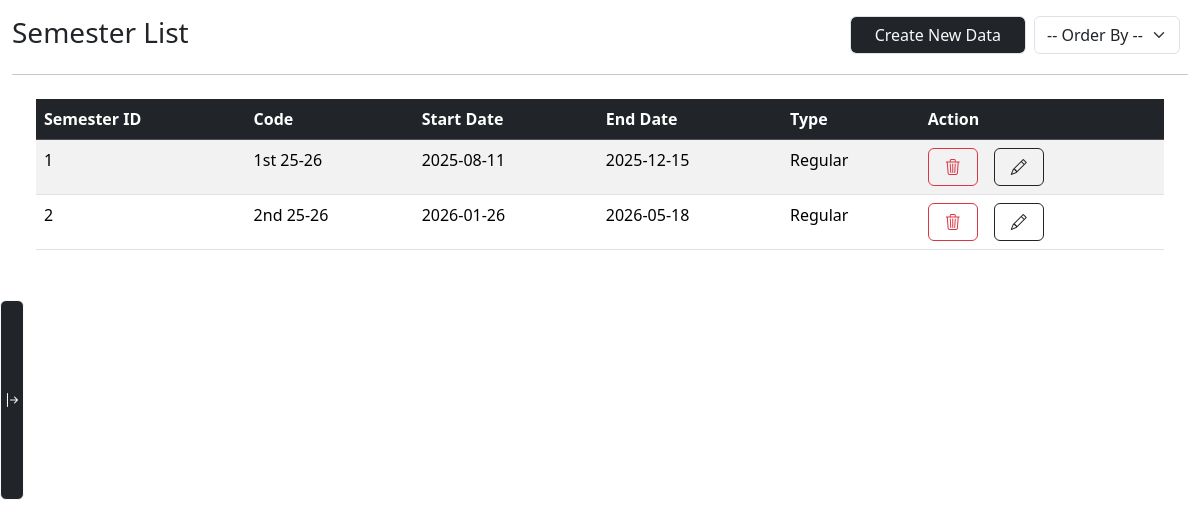
Page /admin/semester.php (signed in) on the committed database.
### tables this page shows
CREATE TABLE `semesters` (
  `semester_id` tinyint(4) UNSIGNED NOT NULL,
  `code` varchar(10) DEFAULT NULL,
  `start_date` date DEFAULT NULL,
  `end_date` date DEFAULT NULL,
  `type` varchar(50) NOT NULL
);

### admin/semester.php (the view, shortened to what this page needs)
<?PHP
require("../conn.php");
$sql = "SELECT * FROM semesters";
$result = $conn->query($sql);
?>
<!DOCTYPE html>
<html lang="en">
<?PHP
require("../components/head.php");
?>
<body>
    <div class="container-fluid">
        <div class="row flex-nowrap">
            <?PHP
            require("../components/sidebar.php")
            ?>
            <div class="col py-3">
                <div class="d-flex w-100">
                <h3>Semester List</h3>
                <form action="add.php" class="ms-auto" method="POST">
                    <input type="submit" class="form-control px-4 bg-dark text-light" name="createSemester" value="Create New Data">
                </form>
                <form action="semester.php" class="mx-2" id="order_by_form" method="POST">
                    <select name="order" id="order_by" class="form-select">
                        <option value="" disable>-- Order By --</option>
                    </select>
                </form>
                </div>
                <hr>
                <div class="m-4">
                    <table class="table table-striped table-hover">
                        <thead class="table-dark">
                            <tr><th scope="col">Semester ID</th><th scope="col">Code</th><th scope="col">Start Date</th><th scope="col">End Date</th><th scope="col">Type</th><th scope="col">Action</th></tr>
                        </thead>
                        <tbody>
                            <?PHP
                            while($row=$result->fetch_assoc()){
                                echo "<tr>";
                                echo "<td>$row[semester_id]</td>";
                                echo "<td>$row[code]</td>";
                                echo "<td>$row[start_date]</td>";
                                echo "<td>$row[end_date]</td>";
                                echo "<td>$row[type]</td>";
                                echo "<td class='d-flex gap-3 h-100'>
                                    <form action='../sql/controller.php' method='POST'>
                                        <input type='hidden' name='delete' value='$row[semester_id]'>
                                        <input type='hidden' name='from' value='semesters'>
                                        <button class='btn border-danger' type='submit' onclick='confirm(`Are you sure to delete this data?`)'><i class='bi bi-trash3 p-1 text-danger'></i></button>
                                    </form>
                                    <form action='edit.php' method='POST'>
                                        <input type='hidden' name='edit' value='$row[semester_id]'>
                                        <input type='hidden' name='from' value='semesters'>
                                        <button type='submit' class='btn border-dark'><i class='bi bi-pencil p-1 text-dark'></i></button>
                                    </form>
                                </td>";
                                echo "</tr>";
                            }
                            ?>
                        </tbody>
                    </table>
                </div>
            </div>
        </div>
    </div>
</body>
</html>

### rows in the picture
semesters: semester_id "1", code "1st 25-26", start_date "2025-08-11", end_date "2025-12-15", type "Regular"
semesters: semester_id "2", code "2nd 25-26", start_date "2026-01-26", end_date "2026-05-18", type "Regular"
